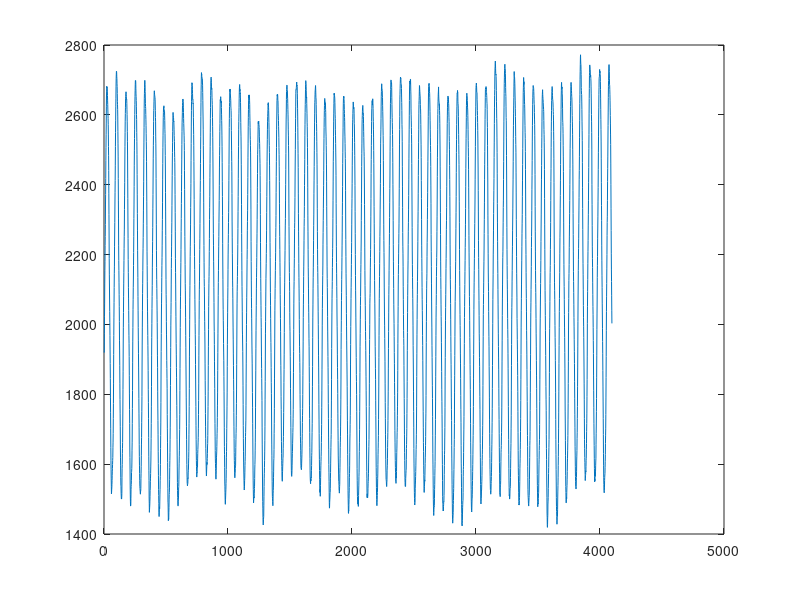

MATLAB code to generate this figure: (Note: a time limit stopped this script after it produced the figure.)
clear;
meas_ = load("calib.txt");
%meas_ = load("music.txt");
meas = meas_;%(1000:end);
plot(meas);

mid = mean(meas);
disp(mid);
scope = max(meas) - min(meas);
disp(scope);

figure;
freq = fft(meas);
p2 = abs(freq / length(meas));
p1 = p2(1:length(meas) / 2 + 1);
%p1 = p2;
p1(1:end - 1) = 2 * p1(2:end);
Fs = 40000;
f = Fs*(0:(length(meas) / 2)) / length(meas);
plot(f, p1);
hold on; grid on;

meas_mean = mean(p1);
y_mean = zeros(length(f));
for i = 1:length(f)
    y_mean(i) = meas_mean;
end
disp("сренее по граифку частот");
disp(meas_mean);
plot(f, y_mean);
disp("length(fft)=")
disp(length(p1));
fft = p1;
for i = 1:3
    fft = find_peaks(fft);
    figure;
    plot(f, fft);
    grid on; hold on;
end
%how find picks?

function fft = find_peaks(fft)
    peak = max(fft);
    pos = find(fft == peak);
    for i = pos:length(fft)-2 % to right
        last_num = fft(i);
        num = fft(i + 1);
        next_num = fft(i + 2);
        if (last_num < num) && (num < next_num)
            break;
        end
    end
    %disp("kek");
    for j = pos:-1:3
        last_num = fft(j);
        num = fft(j - 1);
        next_num = fft(j - 2);
        if (last_num < num) && (num < next_num)
            break;
        end
    end
    right_indx = i;
    left_indx = j;
    disp("right indx");
    disp(right_indx);
    disp("position")
    disp(pos);
    disp("left indx");
    disp(left_indx);
    fft = cut_from_arr(fft, right_indx, left_indx, mean(fft));
    %f = cut_from_arr(f, right_indx, left_indx);
end

function arr = cut_from_arr(arr, ri, li, val)
    for i = li:1:ri
        arr(i) = val;
    end
end
